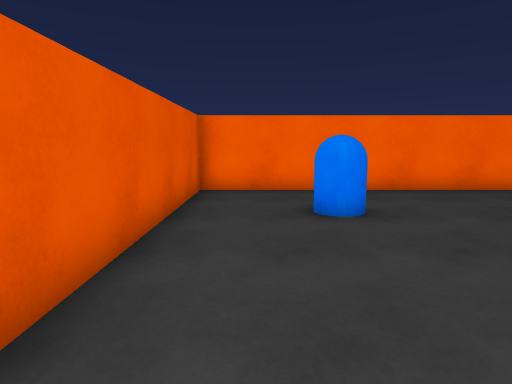
[1] (above)

17 first-person views from a walk through a scene from a Unity 3-D project. The camera is 1.3 m above the floor, tilts 8° down and sees 75° across. The floor is counted in squares, 1 m on a side. Each view is taken from the middle of a square. On the plan, view 1 faces up. The plan holds only what a view shows up to about 14 squares ahead; the rest is blank. The place goes on beyond the plan. The player is left out.

[2]
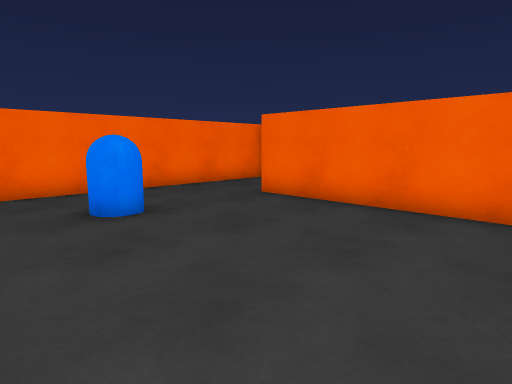

[3]
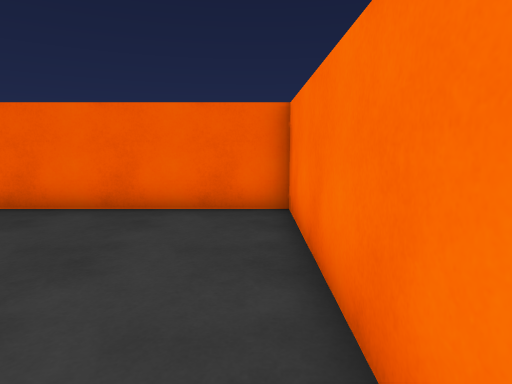

[4]
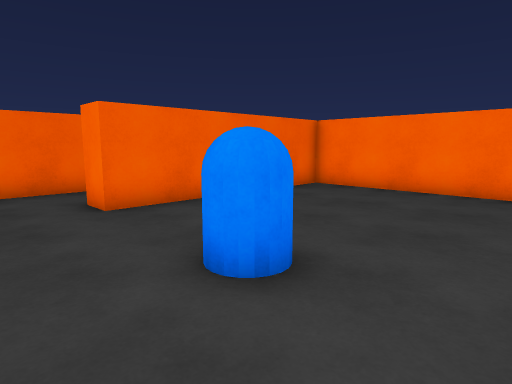

[5]
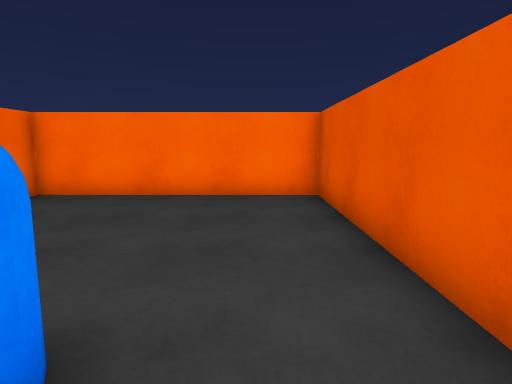

[6]
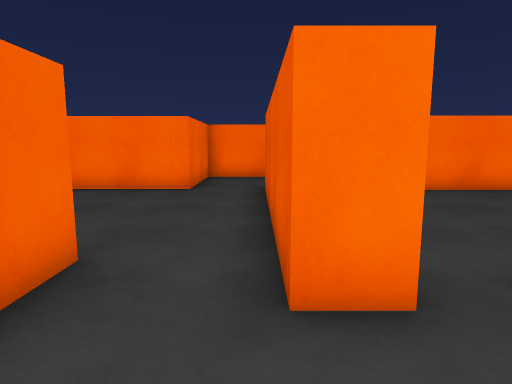

[7]
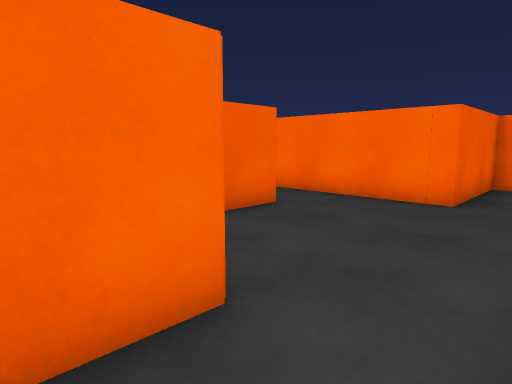

[8]
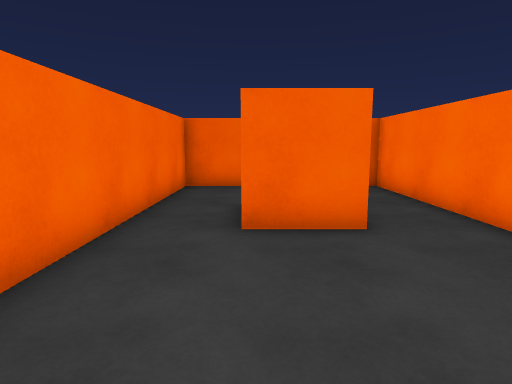

[9]
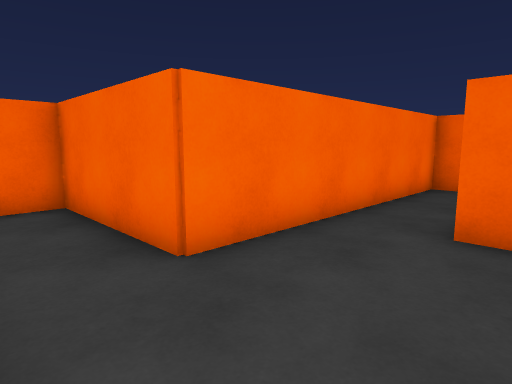

[10]
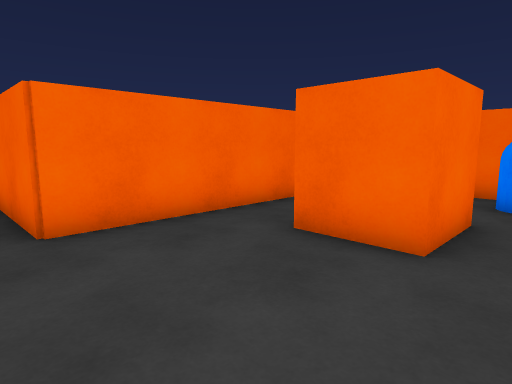

[11]
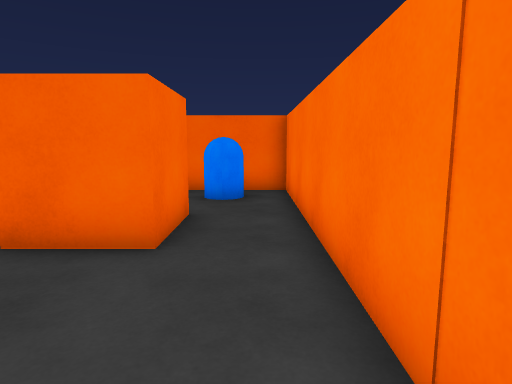

[12]
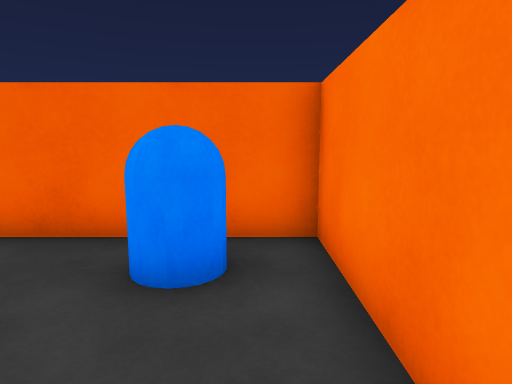

[13]
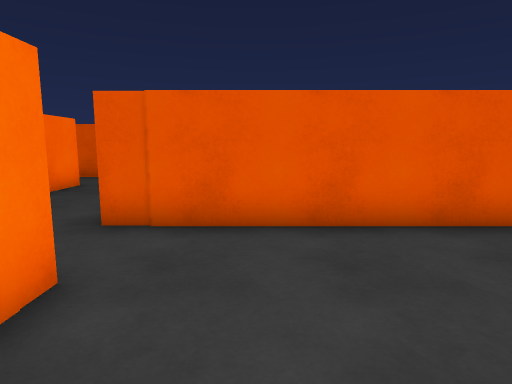

[14]
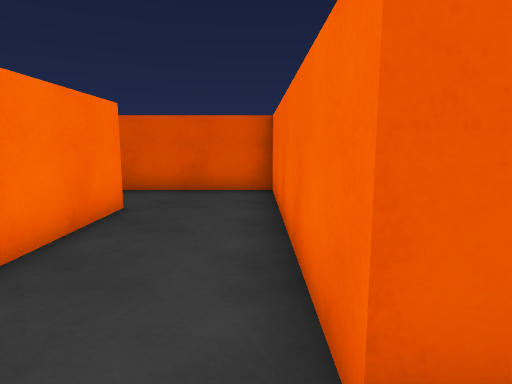

[15]
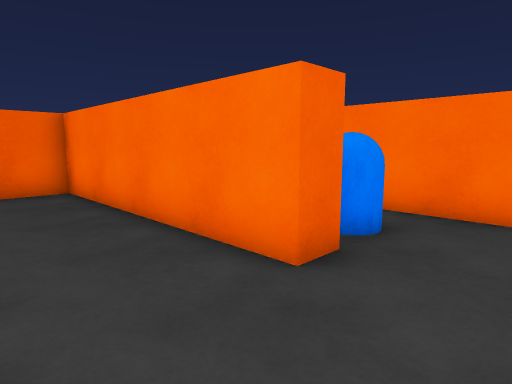

[16]
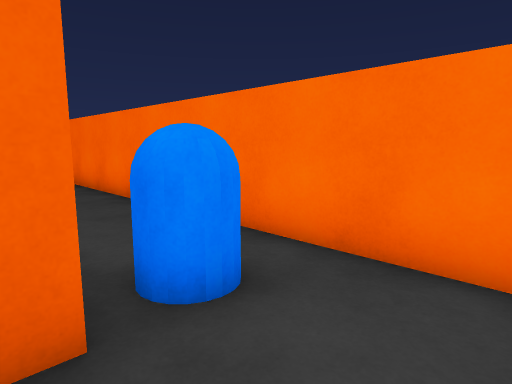

[17]
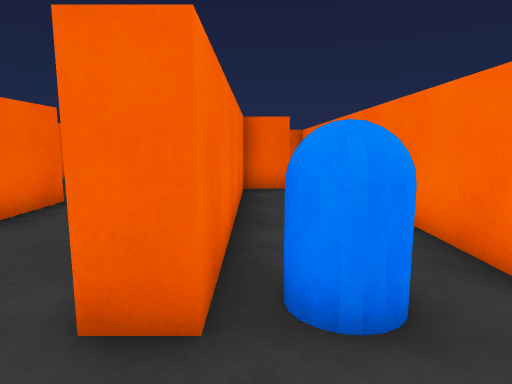

### Floor plan
Ten units are one square. View 1 is at (0, 0); x grows to the right and y downward. Boxes are objects, and circles mark ways between rooms. Rooms are numbered by the first view taken in them; rooms with no view inside come last. Other rooms are left out.
<svg viewBox="-21 -101 202 192">
<path fill="none" stroke="#000" d="M90 -65 90 -96 -16 -96 -16 7 57 7 57 -65 67 -65M90 9 124 9M124 -53 90 -53 90 -65M67 -65 67 5M124 9 176 9 176 -53 124 -53M67 5 67 15 -16 15 -16 63M-6 86 85 86M90 70 90 56 11 56 11 48 90 48 90 9"/>
<rect x="15" y="-65" width="10" height="10" fill="#bbb"><title>blue capsule</title></rect>
<rect x="125" y="-35" width="20" height="20" fill="#bbb"><title>cube</title></rect>
<rect x="155" y="-15" width="10" height="10" fill="#bbb"><title>blue capsule</title></rect>
<rect x="15" y="65" width="10" height="10" fill="#bbb"><title>blue capsule</title></rect>
<circle cx="75" cy="-60" r="3" fill="#2a7"/>
<circle cx="120" cy="-45" r="3" fill="#2a7"/>
<circle cx="120" cy="-5" r="3" fill="#2a7"/>
<circle cx="75" cy="10" r="3" fill="#2a7"/>
<text x="30" y="-50">1</text>
<text x="90" y="-30">2</text>
<text x="150" y="-30">3</text>
<text x="30" y="40">4</text>
</svg>
Room 1 opens to room 2. Room 2 opens to room 3. Room 2 opens to room 4.

Where each view was taken, in squares from view 1:
view 1: 0 up, 0 right, facing up
view 2: 0 up, 1 left, facing up-right
view 3: 0 up, 1 left, facing right
view 4: 9 up, 1 left, facing down-right
view 5: 8 up, 0 right, facing down
view 6: 9 up, 7 right, facing down
view 7: 7 up, 7 right, facing down-right
view 8: 3 up, 7 right, facing right
view 9: 2 up, 7 right, facing up-right
view 10: 0 up, 8 right, facing up-right
view 11: 0 up, 8 right, facing right
view 12: 0 up, 13 right, facing right
view 13: 1 up, 12 right, facing left
view 14: 2 down, 8 right, facing left
view 15: 2 down, 1 left, facing down-right
view 16: 5 down, 1 left, facing down-right
view 17: 6 down, 1 left, facing right
